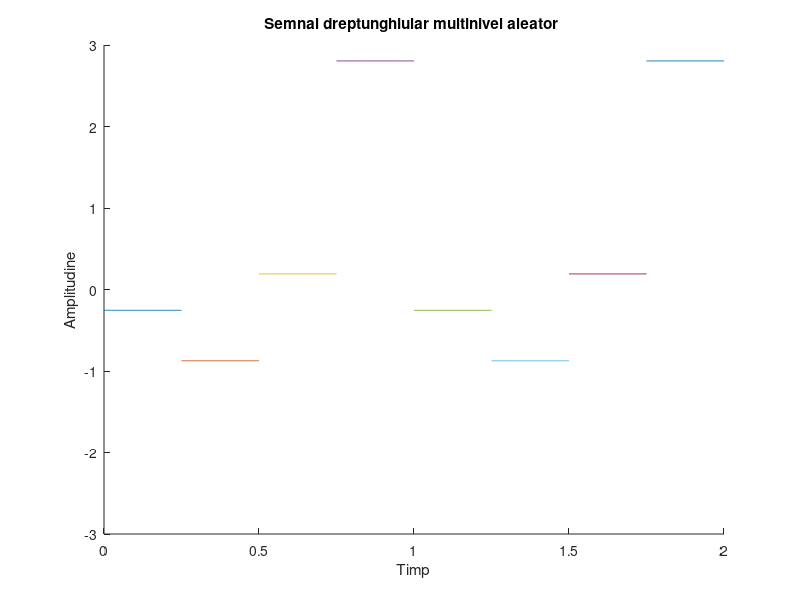

Reproduce this figure in MATLAB.
hold on;
%Cu ajutorul functie hold on vom afisa simultan mai multe semnale pe acelasi grafic
%2ms
%folosim rand pentru a genera un numar aleator
r1=rand(1);
r2=rand(1);
r3=rand(1);
r4=rand(1);
t1=0:0.002:0.25;
t2=0.25:0.002:0.5;
t3=0.5:0.002:0.75;
t4=0.75:0.002:1;
%Stabilesc nivelurile
x1=-3*r1*square(8*pi*t1,100);
x2=-r2*square(8*pi*t2,100);
x3=r3*square(8*pi*t3,100);
x4=3*r4*square(8*pi*t4,100);
%->Vom folosi functia plot pentru a genera grafice cu parametrii t1 si x1, t2 si x2, t3 si x3, t4 si x4
plot(t1,x1);
plot(t2,x2);
plot(t3,x3);
plot(t4,x4);
%->Folosim functia axis pentru a delimita spectrele de valori ale graficului generat de plot pentru a se incadra corespunzator in parametri
axis([0 2 -3 3]);
%->Acum graficul se va intinde de la 0 la 2 pe Ox si de a -3 la 3 pe Oy
t5=1:0.002:1.25;
t6=1.25:0.002:1.5;
t7=1.5:0.002:1.75;
t8=1.75:0.002:2;
%Stabilesc nivelurile
x5=-3*r1*square(8*pi*t5,100);
x6=-r2*square(8*pi*t6,100);
x7=r3*square(8*pi*t7,100);
x8=3*r4*square(8*pi*t8,100);
%->Vom folosi functia plot pentru a genera grafice cu parametrii t5 si x5, t6 si x6, t7 si x7, t8 si x8
plot(t5,x5);
plot(t6,x6);
plot(t7,x7);
plot(t8,x8);
%Am denumit axa Ox
xlabel('Timp')
%Am denumit axa Oy
ylabel('Amplitudine')
title('Semnal dreptunghiular multinivel aleator ')
